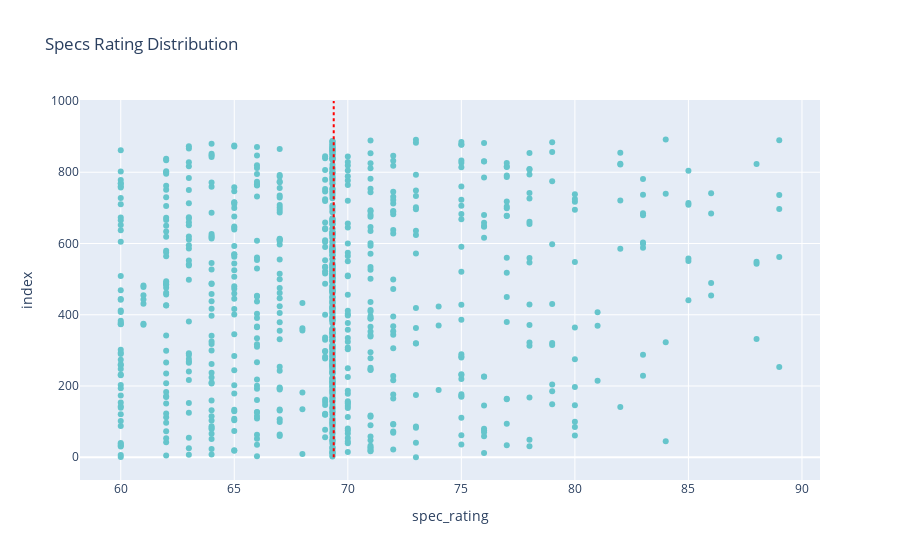

Here is the notebook cell this chart was saved with:
### Markdown cell above
### Top 3 Laptop Brands:

1) HP

2) Lenovo

3) Asus

### Code cell
# Distribution of specs rating in the dataset

plt = px.scatter(df, x="spec_rating", title="Specs Rating Distribution",
                 color_discrete_sequence=px.colors.qualitative.Pastel)
# Drawing the mean line
plt.add_shape(type='line', x0=df['spec_rating'].mean(), y0=0,
              x1=df['spec_rating'].mean(), y1=1000, line=dict(color='red', dash='dot'))
plt.show()

### Figure 1 — Plotly figure (JSON) as saved in the notebook; plotly's stock layout.template omitted (floating-point values rounded to 4 significant figures; data arrays with more than 128 entries replaced by an {"elided": "..."} marker saying what was removed)
{"data": [{"hovertemplate": "spec_rating=%{x}<br>index=%{y}<extra></extra>", "legendgroup": "", "marker": {"color": "rgb(102, 197, 204)", "symbol": "circle"}, "mode": "markers", "name": "", "orientation": "h", "showlegend": false, "type": "scatter", "x": {"elided": "893 float values"}, "xaxis": "x", "y": {"elided": "893 int values"}, "yaxis": "y"}], "layout": {"legend": {"tracegroupgap": 0}, "shapes": [{"line": {"color": "red", "dash": "dot"}, "type": "line", "x0": 69.38, "x1": 69.38, "y0": 0, "y1": 1000}], "title": {"text": "Specs Rating Distribution"}, "xaxis": {"anchor": "y", "domain": [0, 1], "title": {"text": "spec_rating"}}, "yaxis": {"anchor": "x", "domain": [0, 1], "title": {"text": "index"}}}}
